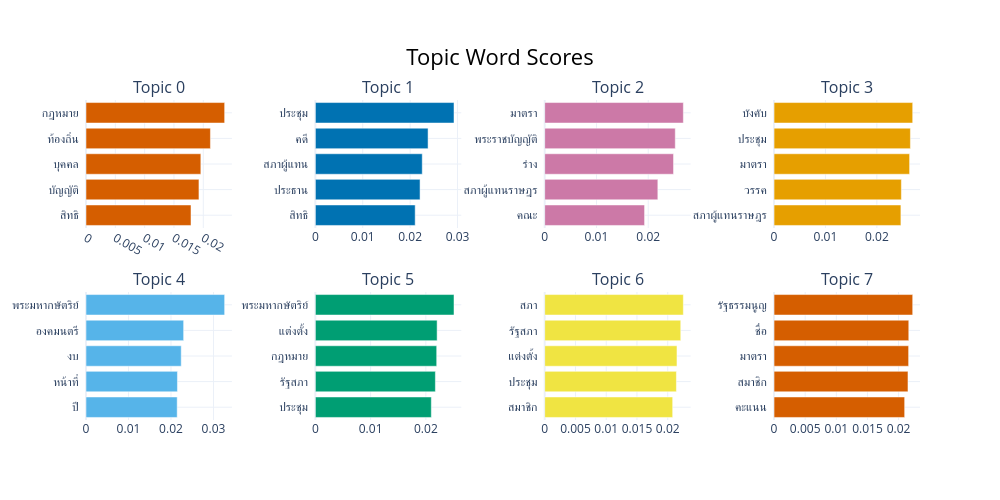

The notebook cell saved with this chart:
### Code cell
# Visualize the top words per topic as a bar chart (BERTopic natively supports Plotly)
fig = topic_model.visualize_barchart(top_n_topics=8)
fig

### Figure 1 — Plotly figure (JSON) as saved in the notebook; plotly's stock layout.template omitted (floating-point values rounded to 4 significant figures)
{"data": [{"marker": {"color": "#D55E00"}, "orientation": "h", "type": "bar", "x": [0.01791, 0.01926, 0.01958, 0.02122, 0.02365], "xaxis": "x", "y": ["สิทธิ  ", "บัญญัติ  ", "บุคคล  ", "ท้องถิ่น  ", "กฎหมาย  "], "yaxis": "y"}, {"marker": {"color": "#0072B2"}, "orientation": "h", "type": "bar", "x": [0.02106, 0.02209, 0.02256, 0.02379, 0.02926], "xaxis": "x2", "y": ["สิทธิ  ", "ประธาน  ", "สภาผู้แทน  ", "คดี  ", "ประชุม  "], "yaxis": "y2"}, {"marker": {"color": "#CC79A7"}, "orientation": "h", "type": "bar", "x": [0.01929, 0.02186, 0.02489, 0.02523, 0.02679], "xaxis": "x3", "y": ["คณะ  ", "สภาผู้แทนราษฎร  ", "ร่าง  ", "พระราชบัญญัติ  ", "มาตรา  "], "yaxis": "y3"}, {"marker": {"color": "#E69F00"}, "orientation": "h", "type": "bar", "x": [0.02468, 0.02477, 0.02637, 0.02653, 0.02698], "xaxis": "x4", "y": ["สภาผู้แทนราษฎร  ", "วรรค  ", "มาตรา  ", "ประชุม  ", "บังคับ  "], "yaxis": "y4"}, {"marker": {"color": "#56B4E9"}, "orientation": "h", "type": "bar", "x": [0.02146, 0.02152, 0.02241, 0.02298, 0.03263], "xaxis": "x5", "y": ["ปี  ", "หน้าที่  ", "งบ  ", "องคมนตรี  ", "พระมหากษัตริย์  "], "yaxis": "y5"}, {"marker": {"color": "#009E73"}, "orientation": "h", "type": "bar", "x": [0.02099, 0.02172, 0.02196, 0.02204, 0.0251], "xaxis": "x6", "y": ["ประชุม  ", "รัฐสภา  ", "กฎหมาย  ", "แต่งตั้ง  ", "พระมหากษัตริย์  "], "yaxis": "y6"}, {"marker": {"color": "#F0E442"}, "orientation": "h", "type": "bar", "x": [0.0208, 0.02141, 0.0215, 0.02212, 0.02254], "xaxis": "x7", "y": ["สมาชิก  ", "ประชุม  ", "แต่งตั้ง  ", "รัฐสภา  ", "สภา  "], "yaxis": "y7"}, {"marker": {"color": "#D55E00"}, "orientation": "h", "type": "bar", "x": [0.02098, 0.02151, 0.02161, 0.02164, 0.02227], "xaxis": "x8", "y": ["คะแนน  ", "สมาชิก  ", "มาตรา  ", "ชื่อ  ", "รัฐธรรมนูญ  "], "yaxis": "y8"}], "layout": {"annotations": [{"font": {"size": 16}, "showarrow": false, "text": "Topic 0", "x": 0.0875, "xanchor": "center", "xref": "paper", "y": 1, "yanchor": "bottom", "yref": "paper"}, {"font": {"size": 16}, "showarrow": false, "text": "Topic 1", "x": 0.3625, "xanchor": "center", "xref": "paper", "y": 1, "yanchor": "bottom", "yref": "paper"}, {"font": {"size": 16}, "showarrow": false, "text": "Topic 2", "x": 0.6375, "xanchor": "center", "xref": "paper", "y": 1, "yanchor": "bottom", "yref": "paper"}, {"font": {"size": 16}, "showarrow": false, "text": "Topic 3", "x": 0.9125, "xanchor": "center", "xref": "paper", "y": 1, "yanchor": "bottom", "yref": "paper"}, {"font": {"size": 16}, "showarrow": false, "text": "Topic 4", "x": 0.0875, "xanchor": "center", "xref": "paper", "y": 0.4, "yanchor": "bottom", "yref": "paper"}, {"font": {"size": 16}, "showarrow": false, "text": "Topic 5", "x": 0.3625, "xanchor": "center", "xref": "paper", "y": 0.4, "yanchor": "bottom", "yref": "paper"}, {"font": {"size": 16}, "showarrow": false, "text": "Topic 6", "x": 0.6375, "xanchor": "center", "xref": "paper", "y": 0.4, "yanchor": "bottom", "yref": "paper"}, {"font": {"size": 16}, "showarrow": false, "text": "Topic 7", "x": 0.9125, "xanchor": "center", "xref": "paper", "y": 0.4, "yanchor": "bottom", "yref": "paper"}], "height": 500, "hoverlabel": {"bgcolor": "white", "font": {"family": "Rockwell", "size": 16}}, "showlegend": false, "title": {"font": {"color": "Black", "size": 22}, "text": "Topic Word Scores", "x": 0.5, "xanchor": "center", "yanchor": "top"}, "width": 1000, "xaxis": {"anchor": "y", "domain": [0, 0.175], "showgrid": true}, "xaxis2": {"anchor": "y2", "domain": [0.275, 0.45], "showgrid": true}, "xaxis3": {"anchor": "y3", "domain": [0.55, 0.725], "showgrid": true}, "xaxis4": {"anchor": "y4", "domain": [0.825, 1], "showgrid": true}, "xaxis5": {"anchor": "y5", "domain": [0, 0.175], "showgrid": true}, "xaxis6": {"anchor": "y6", "domain": [0.275, 0.45], "showgrid": true}, "xaxis7": {"anchor": "y7", "domain": [0.55, 0.725], "showgrid": true}, "xaxis8": {"anchor": "y8", "domain": [0.825, 1], "showgrid": true}, "yaxis": {"anchor": "x", "domain": [0.6, 1], "showgrid": true}, "yaxis2": {"anchor": "x2", "domain": [0.6, 1], "showgrid": true}, "yaxis3": {"anchor": "x3", "domain": [0.6, 1], "showgrid": true}, "yaxis4": {"anchor": "x4", "domain": [0.6, 1], "showgrid": true}, "yaxis5": {"anchor": "x5", "domain": [0, 0.4], "showgrid": true}, "yaxis6": {"anchor": "x6", "domain": [0, 0.4], "showgrid": true}, "yaxis7": {"anchor": "x7", "domain": [0, 0.4], "showgrid": true}, "yaxis8": {"anchor": "x8", "domain": [0, 0.4], "showgrid": true}}}
